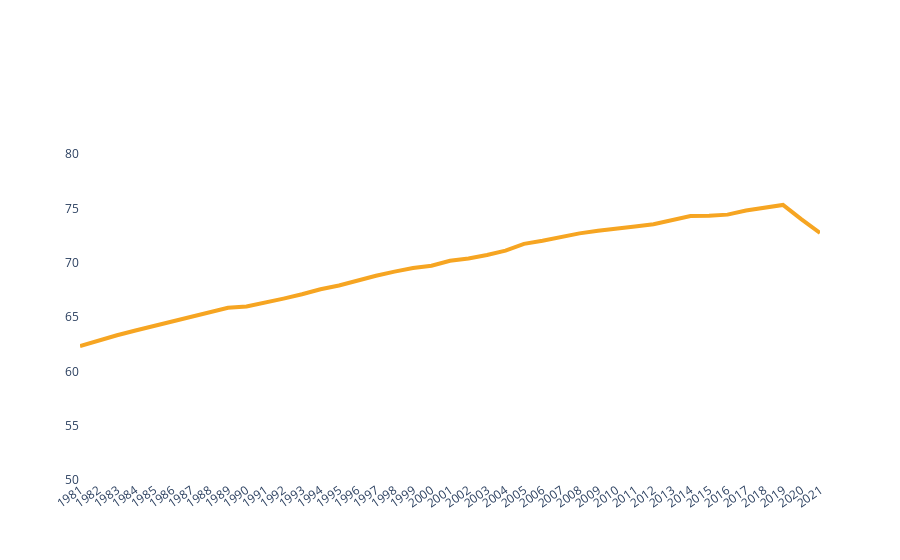

Here is the notebook cell this chart was saved with:
### Code cell
x_values = df3.set_index('Ano').T.index
y1_values = df3.set_index('Ano').T['Expectativa'].apply(put_missing_commas).dropna().apply(replace_comma_with_dot).values

fig = go.Figure()

fig.add_trace(go.Scatter(
        x=x_values, 
        y=y1_values, 
        mode='lines', 
        name='Expectativa de vida', 
        line_color=COLOR_PALETTE["yellow"], 
        line_width=4
    )
)

fig.update_layout(
    plot_bgcolor='white',
    xaxis=dict(showgrid=False, tickmode='linear', tickvals=[1981, 2021], tickangle=-35),
    yaxis=dict(showgrid=False, tickvals=[50, 55, 60, 65, 70, 75, 80], range=[50, 85]),
    title_x=0.5,
    legend=dict(x=0.4, y=-0.2, orientation='h')
)
fig.show()

### Figure 1 — Plotly figure (JSON) as saved in the notebook; plotly's stock layout.template omitted (floating-point values rounded to 4 significant figures)
{"data": [{"line": {"color": "#f6a522", "width": 4}, "mode": "lines", "name": "Expectativa de vida", "type": "scatter", "x": ["1981", "1982", "1983", "1984", "1985", "1986", "1987", "1988", "1989", "1990", "1991", "1992", "1993", "1994", "1995", "1996", "1997", "1998", "1999", "2000", "2001", "2002", "2003", "2004", "2005", "2006", "2007", "2008", "2009", "2010", "2011", "2012", "2013", "2014", "2015", "2016", "2017", "2018", "2019", "2020", "2021", "2022"], "y": [62.33, 62.86, 63.33, 63.77, 64.2, 64.64, 65.08, 65.45, 65.87, 65.98, 66.31, 66.71, 67.11, 67.57, 67.92, 68.41, 68.81, 69.19, 69.52, 69.74, 70.19, 70.41, 70.72, 71.13, 71.75, 72.04, 72.36, 72.72, 72.95, 73.18, 73.34, 73.55, 73.92, 74.31, 74.33, 74.44, 74.83, 75.11, 75.34, 74.01, 72.75]}], "layout": {"legend": {"orientation": "h", "x": 0.4, "y": -0.2}, "plot_bgcolor": "white", "title": {"x": 0.5}, "xaxis": {"showgrid": false, "tickangle": -35, "tickmode": "linear", "tickvals": [1981, 2021]}, "yaxis": {"range": [50, 85], "showgrid": false, "tickvals": [50, 55, 60, 65, 70, 75, 80]}}}
